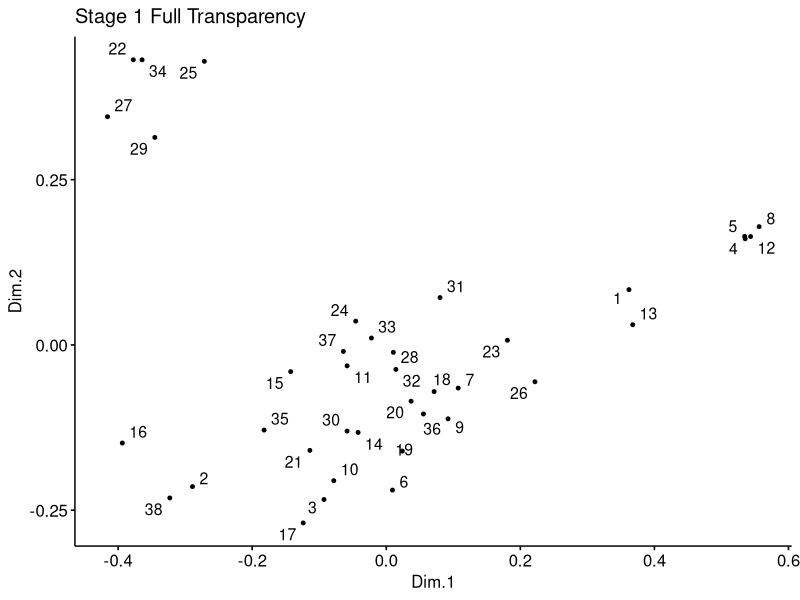
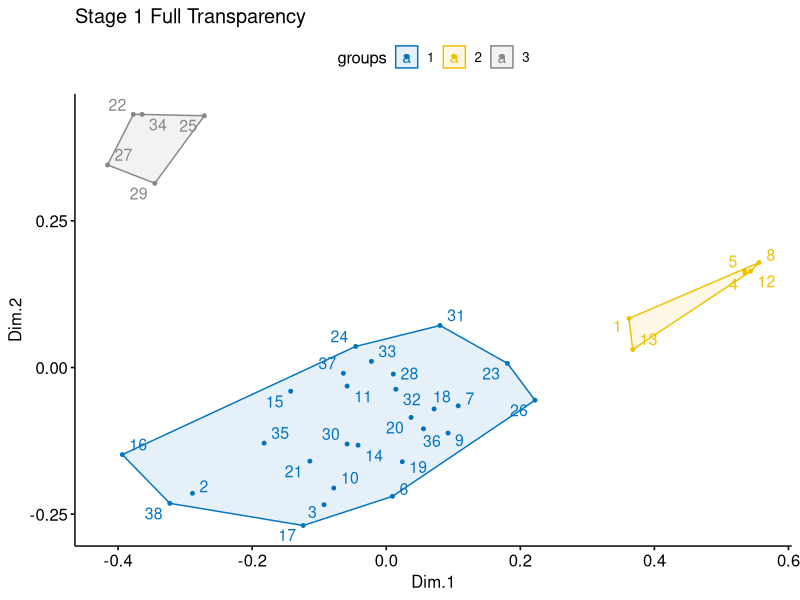
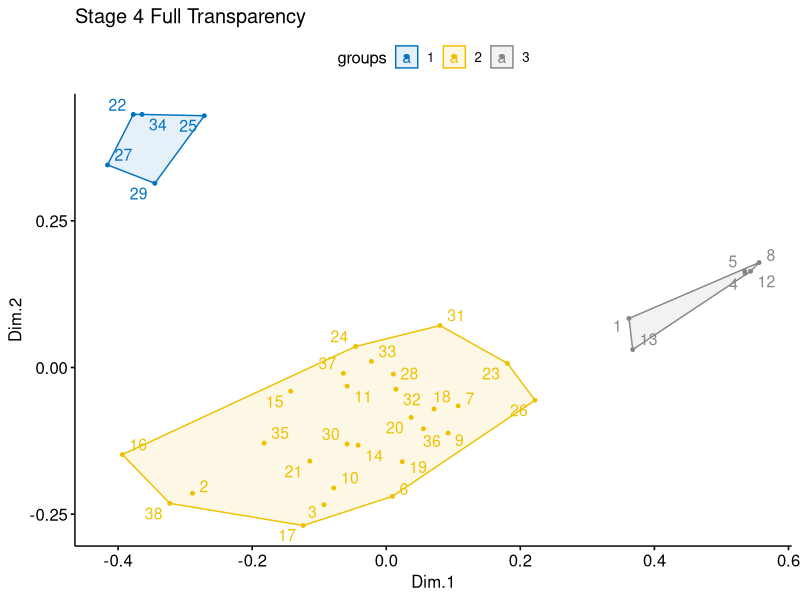
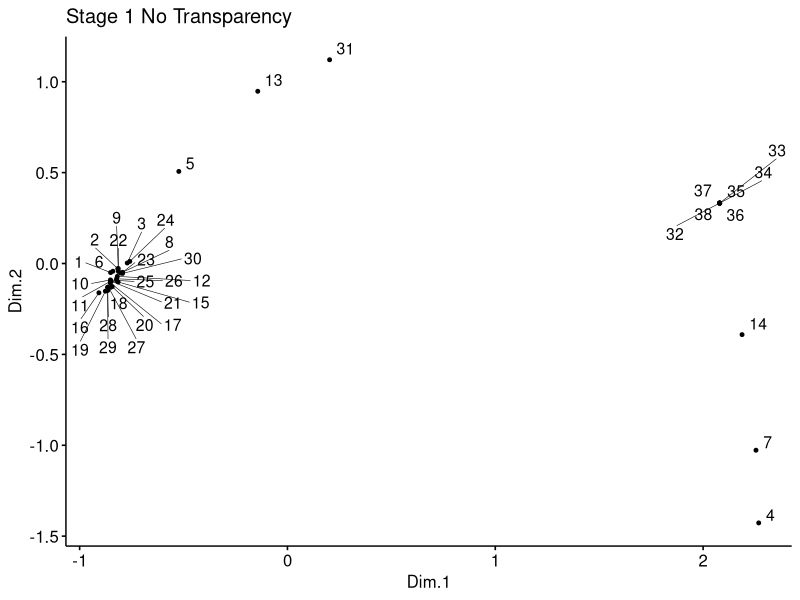
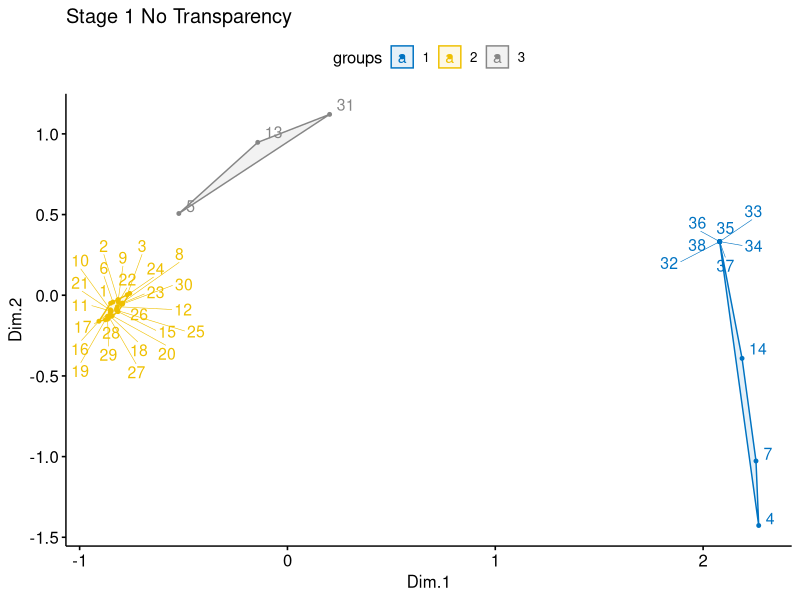
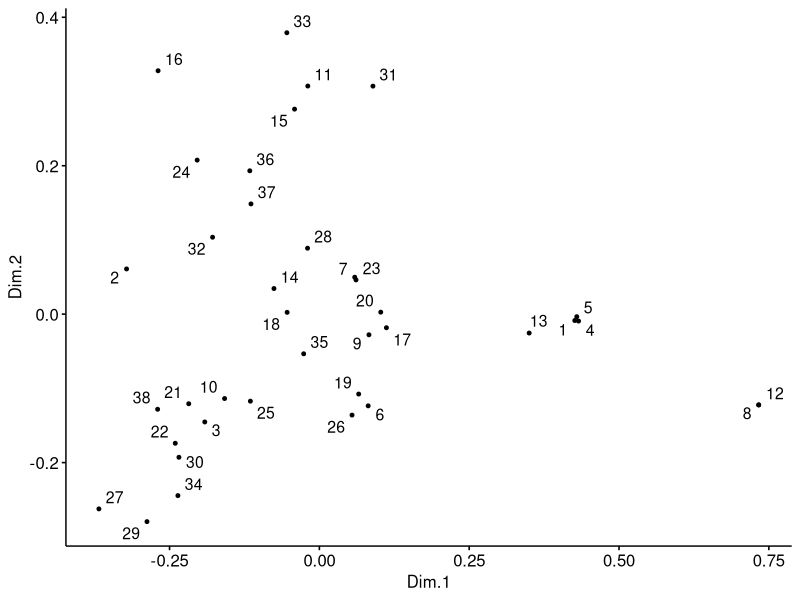
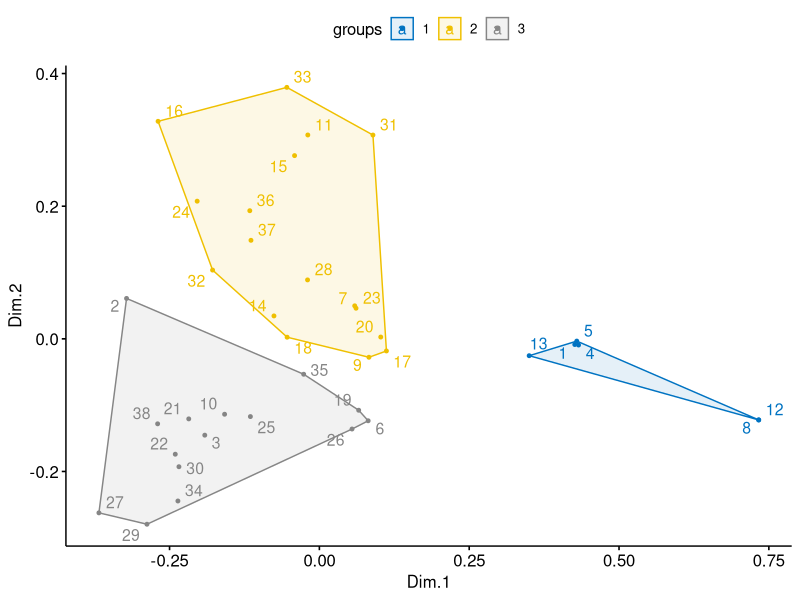
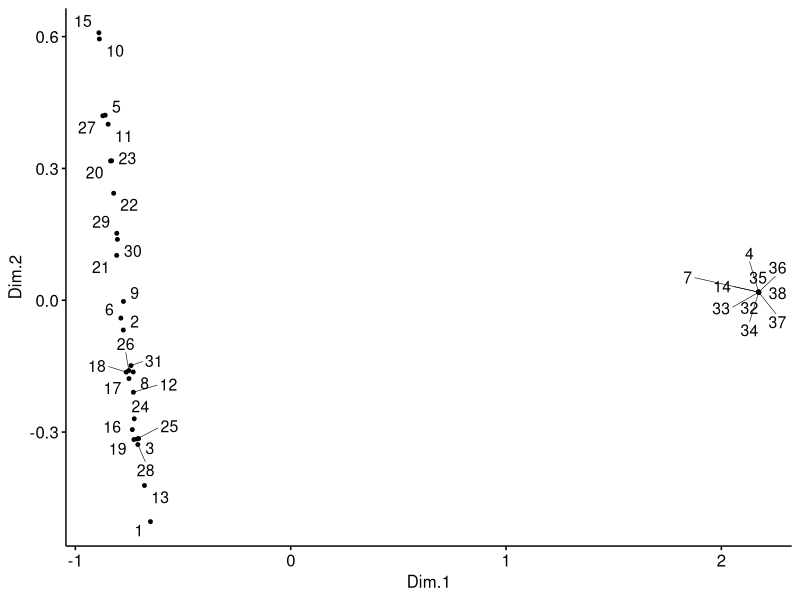

Write the R code that produced these figures, in order.
## ---- chunk 1
df <- read.csv("stage1_bogota3_edge.csv")
df
## ---- chunk 2
# add the rownames as a proper column
rownames(df) <- NULL
df
## ---- chunk 3
head(df)
## ---- chunk 4
# Load required packages
library(magrittr)
library(dplyr)
library(ggpubr)
# Cmpute MDS
mds <- df %>%
  dist() %>%          
  cmdscale() %>%
  as_tibble()
colnames(mds) <- c("Dim.1", "Dim.2")
# Plot MDS
ggscatter(mds, x = "Dim.1", y = "Dim.2", 
          label = rownames(df),
          title = "Stage 1 Full Transparency", 
          size = 1,
          repel = TRUE)

## ---- chunk 5
# K-means clustering
clust <- kmeans(mds, 3)$cluster %>%
  as.factor()
mds <- mds %>%
  mutate(groups = clust)
# Plot and color by groups
ggscatter(mds, x = "Dim.1", y = "Dim.2", 
          label = rownames(df),
          color = "groups",
          palette = "jco",
          title = "Stage 1 Full Transparency", 
          size = 1, 
          ellipse = TRUE,
          ellipse.type = "convex",
          repel = TRUE)
## ---- chunk 6
df <- read.csv("stage4_bogota3_edge.csv")
df
## ---- chunk 7
# K-means clustering
clust <- kmeans(mds, 3)$cluster %>%
  as.factor()
mds <- mds %>%
  mutate(groups = clust)
# Plot and color by groups
ggscatter(mds, x = "Dim.1", y = "Dim.2", 
          label = rownames(df),
          color = "groups",
          palette = "jco",
          title = "Stage 4 Full Transparency", 
          size = 1, 
          ellipse = TRUE,
          ellipse.type = "convex",
          repel = TRUE)
## ---- chunk 8
df <- read.csv("stage1_bogota0_edge.csv")
df
## ---- chunk 9
# Load required packages
library(magrittr)
library(dplyr)
library(ggpubr)
# Cmpute MDS
mds <- df %>%
  dist() %>%          
  cmdscale() %>%
  as_tibble()
colnames(mds) <- c("Dim.1", "Dim.2")
# Plot MDS
ggscatter(mds, x = "Dim.1", y = "Dim.2", 
          label = rownames(df),
          title = "Stage 1 No Transparency", 
          size = 1,
          repel = TRUE)
## ---- chunk 10
# K-means clustering
clust <- kmeans(mds, 3)$cluster %>%
  as.factor()
mds <- mds %>%
  mutate(groups = clust)
# Plot and color by groups
ggscatter(mds, x = "Dim.1", y = "Dim.2", 
          label = rownames(df),
          color = "groups",
          palette = "jco",
          title = "Stage 1 No Transparency", 
          size = 1, 
          ellipse = TRUE,
          ellipse.type = "convex",
          repel = TRUE)
## ---- chunk 11
df <- read.csv("stage2_bogota3_edge.csv")
df

## ---- chunk 12
# Load required packages
library(magrittr)
library(dplyr)
library(ggpubr)
# Cmpute MDS
mds <- df %>%
  dist() %>%          
  cmdscale() %>%
  as_tibble()
colnames(mds) <- c("Dim.1", "Dim.2")
# Plot MDS
ggscatter(mds, x = "Dim.1", y = "Dim.2", 
          label = rownames(df),
          size = 1,
          repel = TRUE)
## ---- chunk 13
# K-means clustering
clust <- kmeans(mds, 3)$cluster %>%
  as.factor()
mds <- mds %>%
  mutate(groups = clust)
# Plot and color by groups
ggscatter(mds, x = "Dim.1", y = "Dim.2", 
          label = rownames(df),
          color = "groups",
          palette = "jco",
          size = 1, 
          ellipse = TRUE,
          ellipse.type = "convex",
          repel = TRUE)
## ---- chunk 14
df <- read.csv("stage2_bogota0_edge.csv")
df
## ---- chunk 15
# Load required packages
library(magrittr)
library(dplyr)
library(ggpubr)
# Cmpute MDS
mds <- df %>%
  dist() %>%          
  cmdscale() %>%
  as_tibble()
colnames(mds) <- c("Dim.1", "Dim.2")
# Plot MDS
ggscatter(mds, x = "Dim.1", y = "Dim.2", 
          label = rownames(df),
          size = 1,
          repel = TRUE)
## ---- chunk 16
# K-means clustering
clust <- kmeans(mds, 3)$cluster %>%
  as.factor()
mds <- mds %>%
  mutate(groups = clust)
# Plot and color by groups
ggscatter(mds, x = "Dim.1", y = "Dim.2", 
          label = rownames(df),
          color = "groups",
          palette = "jco",
          size = 1, 
          ellipse = TRUE,
          ellipse.type = "convex",
          repel = TRUE)
## ---- chunk 17
df <- read.csv("stage4_bogota0_edge.csv")
df
## ---- chunk 18
# K-means clustering
clust <- kmeans(mds, 3)$cluster %>%
  as.factor()
mds <- mds %>%
  mutate(groups = clust)
# Plot and color by groups
ggscatter(mds, x = "Dim.1", y = "Dim.2", 
          label = rownames(df),
          color = "groups",
          palette = "jco",
          title = "Stage 4 No Transparency", 
          size = 1, 
          ellipse = TRUE,
          ellipse.type = "convex",
          repel = TRUE)


